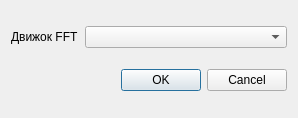
<?xml version="1.0" encoding="UTF-8"?>
<ui version="4.0">
 <class>FFTDialog</class>
 <widget class="QDialog" name="FFTDialog">
  <property name="geometry">
   <rect>
    <x>0</x>
    <y>0</y>
    <width>298</width>
    <height>118</height>
   </rect>
  </property>
  <property name="font">
   <font>
    <family>Liberation Sans</family>
    <pointsize>9</pointsize>
   </font>
  </property>
  <property name="windowTitle">
   <string>Генератор FFTW Wisdom</string>
  </property>
  <property name="modal">
   <bool>true</bool>
  </property>
  <layout class="QVBoxLayout" name="verticalLayout">
   <item>
    <layout class="QHBoxLayout" name="exeLayout">
     <item>
      <widget class="QLabel" name="fftEngineLabel">
       <property name="sizePolicy">
        <sizepolicy hsizetype="Maximum" vsizetype="Preferred">
         <horstretch>0</horstretch>
         <verstretch>0</verstretch>
        </sizepolicy>
       </property>
       <property name="toolTip">
        <string>Путь к fftwf-wisdom</string>
       </property>
       <property name="text">
        <string>Движок FFT</string>
       </property>
      </widget>
     </item>
     <item>
      <widget class="QComboBox" name="fftEngine">
       <property name="toolTip">
        <string>Select FFT engine.

Changes only apply to new devices / channels until SDRangel is restarted.</string>
       </property>
      </widget>
     </item>
    </layout>
   </item>
   <item>
    <widget class="QDialogButtonBox" name="buttonBox">
     <property name="orientation">
      <enum>Qt::Horizontal</enum>
     </property>
     <property name="standardButtons">
      <set>QDialogButtonBox::Cancel|QDialogButtonBox::Ok</set>
     </property>
    </widget>
   </item>
  </layout>
 </widget>
 <resources/>
 <connections>
  <connection>
   <sender>buttonBox</sender>
   <signal>accepted()</signal>
   <receiver>FFTDialog</receiver>
   <slot>accept()</slot>
   <hints>
    <hint type="sourcelabel">
     <x>248</x>
     <y>254</y>
    </hint>
    <hint type="destinationlabel">
     <x>157</x>
     <y>274</y>
    </hint>
   </hints>
  </connection>
  <connection>
   <sender>buttonBox</sender>
   <signal>rejected()</signal>
   <receiver>FFTDialog</receiver>
   <slot>reject()</slot>
   <hints>
    <hint type="sourcelabel">
     <x>316</x>
     <y>260</y>
    </hint>
    <hint type="destinationlabel">
     <x>286</x>
     <y>274</y>
    </hint>
   </hints>
  </connection>
 </connections>
</ui>
